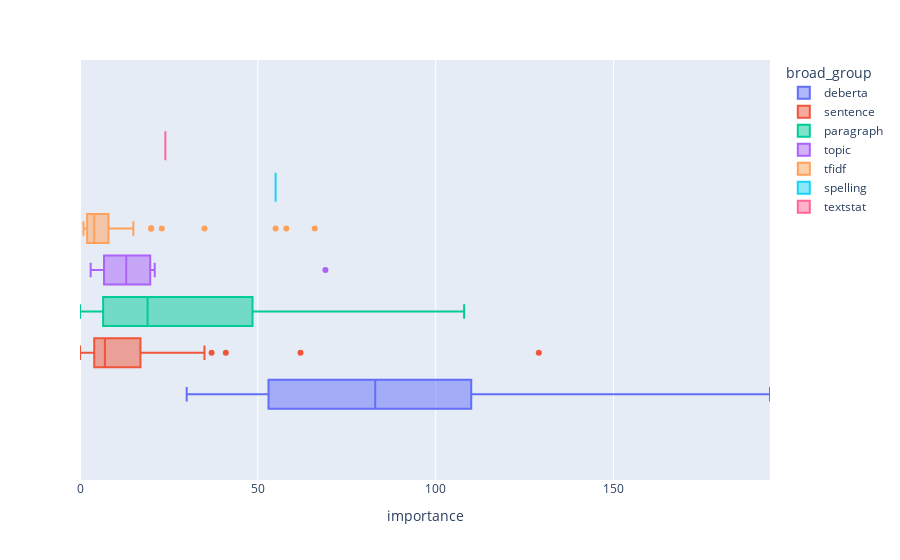

Notebook cell for this chart:
### Code cell
px.box(
    df,
    x="importance",
    color="broad_group",
    range_x=(df.importance.min(), df.importance.max()),
)

### Figure 1 — Plotly figure (JSON) as saved in the notebook; plotly's stock layout.template omitted (floating-point values rounded to 4 significant figures)
{"data": [{"alignmentgroup": "True", "hovertemplate": "broad_group=deberta<br>importance=%{x}<extra></extra>", "legendgroup": "deberta", "marker": {"color": "#636efa"}, "name": "deberta", "notched": false, "offsetgroup": "deberta", "orientation": "h", "showlegend": true, "type": "box", "x": [194, 175, 159, 150, 131, 130, 119, 116, 116, 113, 110, 107, 107, 104, 101, 98, 97, 95, 87, 86, 85, 81, 76, 74, 74, 73, 68, 57, 57, 57, 56, 53, 48, 47, 46, 44, 40, 39, 38, 35, 34, 30], "x0": " ", "xaxis": "x", "y0": " ", "yaxis": "y"}, {"alignmentgroup": "True", "hovertemplate": "broad_group=sentence<br>importance=%{x}<extra></extra>", "legendgroup": "sentence", "marker": {"color": "#EF553B"}, "name": "sentence", "notched": false, "offsetgroup": "sentence", "orientation": "h", "showlegend": true, "type": "box", "x": [129, 62, 41, 37, 35, 22, 22, 18, 14, 11, 10, 9, 8, 8, 7, 7, 7, 7, 6, 6, 5, 4, 4, 4, 4, 3, 2, 0, 0, 0, 0], "x0": " ", "xaxis": "x", "y0": " ", "yaxis": "y"}, {"alignmentgroup": "True", "hovertemplate": "broad_group=paragraph<br>importance=%{x}<extra></extra>", "legendgroup": "paragraph", "marker": {"color": "#00cc96"}, "name": "paragraph", "notched": false, "offsetgroup": "paragraph", "orientation": "h", "showlegend": true, "type": "box", "x": [108, 90, 75, 74, 66, 58, 56, 55, 50, 47, 45, 41, 38, 34, 25, 23, 21, 20, 18, 18, 16, 13, 11, 11, 8, 7, 7, 6, 5, 5, 2, 2, 0, 0, 0, 0], "x0": " ", "xaxis": "x", "y0": " ", "yaxis": "y"}, {"alignmentgroup": "True", "hovertemplate": "broad_group=topic<br>importance=%{x}<extra></extra>", "legendgroup": "topic", "marker": {"color": "#ab63fa"}, "name": "topic", "notched": false, "offsetgroup": "topic", "orientation": "h", "showlegend": true, "type": "box", "x": [69, 21, 16, 13, 9, 6, 3], "x0": " ", "xaxis": "x", "y0": " ", "yaxis": "y"}, {"alignmentgroup": "True", "hovertemplate": "broad_group=tfidf<br>importance=%{x}<extra></extra>", "legendgroup": "tfidf", "marker": {"color": "#FFA15A"}, "name": "tfidf", "notched": false, "offsetgroup": "tfidf", "orientation": "h", "showlegend": true, "type": "box", "x": [66, 58, 55, 35, 23, 20, 20, 20, 15, 15, 13, 13, 13, 12, 12, 11, 10, 10, 10, 10, 9, 9, 9, 8, 8, 8, 8, 8, 8, 8, 7, 7, 7, 7, 7, 6, 6, 6, 5, 5, 5, 5, 5, 5, 4, 4, 4, 4, 4, 4, 4, 4, 3, 3, 3, 3, 3, 3, 3, 3, 3, 3, 3, 3, 3, 3, 3, 3, 3, 3, 3, 3, 3, 2, 2, 2, 2, 2, 2, 2, 2, 2, 2, 2, 2, 2, 2, 2, 2, 2, 2, 2, 2, 2, 1, 1, 1, 1, 1, 1], "x0": " ", "xaxis": "x", "y0": " ", "yaxis": "y"}, {"alignmentgroup": "True", "hovertemplate": "broad_group=spelling<br>importance=%{x}<extra></extra>", "legendgroup": "spelling", "marker": {"color": "#19d3f3"}, "name": "spelling", "notched": false, "offsetgroup": "spelling", "orientation": "h", "showlegend": true, "type": "box", "x": [55], "x0": " ", "xaxis": "x", "y0": " ", "yaxis": "y"}, {"alignmentgroup": "True", "hovertemplate": "broad_group=textstat<br>importance=%{x}<extra></extra>", "legendgroup": "textstat", "marker": {"color": "#FF6692"}, "name": "textstat", "notched": false, "offsetgroup": "textstat", "orientation": "h", "showlegend": true, "type": "box", "x": [24], "x0": " ", "xaxis": "x", "y0": " ", "yaxis": "y"}], "layout": {"boxmode": "group", "legend": {"title": {"text": "broad_group"}, "tracegroupgap": 0}, "margin": {"t": 60}, "xaxis": {"anchor": "y", "domain": [0, 1], "range": [0, 194], "title": {"text": "importance"}}, "yaxis": {"anchor": "x", "domain": [0, 1]}}}
